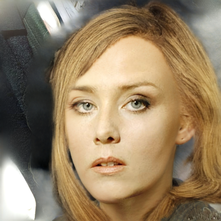
#> input picture T1_v4/mcs1/CM_1005.png, 221 x 221 px, shrunk from 512 x 512 before the run, found by its file name
$ python make_t1_v4_overview.py
#> lines starting #> are read from the running program, lines starting #| are printed output that depends on the picture
"""T1_v4 overview figure — 8 rows × 7 cols.

cols: sparse sketch(GT-recolor) / matte / target B / Ours(mcs1) / Matte-CNN-only(mcs6) / Raw-only(mcs5) / Sketch-only(mcs3)
rows: 8 stems
"""

from __future__ import annotations

from pathlib import Path

import matplotlib.pyplot as plt
import numpy as np
from PIL import Image

ROOT = Path(__file__).parent.parent
OUT  = ROOT / "custom_results/T1_v4/eval/figure.png"
OUT.parent.mkdir(parents=True, exist_ok=True)

STEMS = ["CM_1005", "CM_1033", "CM_1067", "CM_1068",
         "CM_1077", "CM_1082", "CM_1101", "CM_1106"]

COLS = ["sparse sketch", "matte", "target B",
        "Ours (mcs1)", "Ours+Gate (mcs2)",
        "Matte-CNN-only (mcs6)", "Raw-only (mcs5)",
        "Sketch-only (mcs3)", "Sketch-only+Gate (mcs4)"]


def load_rgb(p: Path) -> np.ndarray:
    return np.array(Image.open(p).convert("RGB"))
#> returned value is the input picture: shape (221, 221, 3); mean R, G, B 150, 129.3, 100


def load_l(p: Path) -> np.ndarray:
    return np.array(Image.open(p).convert("L"))
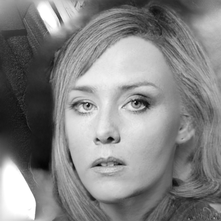
#> returned value: shape (221, 221); min 4, max 255, mean 132.1


def main():
    n_rows, n_cols = len(STEMS), len(COLS)
    fig, axes = plt.subplots(n_rows, n_cols,
                             figsize=(2.4 * n_cols, 2.4 * n_rows))
    for i, stem in enumerate(STEMS):
        imgs = [
            load_rgb(ROOT / f"staging/T1_v4/sketch_recolor/{stem}.png"),
            np.stack([load_l(ROOT / f"staging/T1_v4/matte/{stem}.png")] * 3, -1),
            load_rgb(ROOT / f"staging/T1_v4/face_B/{stem}.png"),
            load_rgb(ROOT / f"custom_results/T1_v4/mcs1/{stem}.png"),
            load_rgb(ROOT / f"custom_results/T1_v4/mcs2/{stem}.png"),
            load_rgb(ROOT / f"custom_results/T1_v4/mcs6/{stem}.png"),
            load_rgb(ROOT / f"custom_results/T1_v4/mcs5/{stem}.png"),
            load_rgb(ROOT / f"custom_results/T1_v4/mcs3/{stem}.png"),
            load_rgb(ROOT / f"custom_results/T1_v4/mcs4/{stem}.png"),
        ]
        for j, img in enumerate(imgs):
            ax = axes[i, j]
            ax.imshow(img)
            ax.set_xticks([]); ax.set_yticks([])
            if i == 0:
                ax.set_title(COLS[j], fontsize=10)
#> this loop made 9 passes
        axes[i, 0].set_ylabel(stem, fontsize=10)
    fig.suptitle("T1_v4 — sparse GT-recolor sketch, 8 stems, 4 구성 비교",
                 fontsize=13)
    fig.tight_layout()
    fig.savefig(OUT, dpi=110, bbox_inches="tight")
    plt.close(fig)
    print(f"figure: {OUT}")


if __name__ == "__main__":
#> (the run stopped early here; a loop or call above may not have finished)
